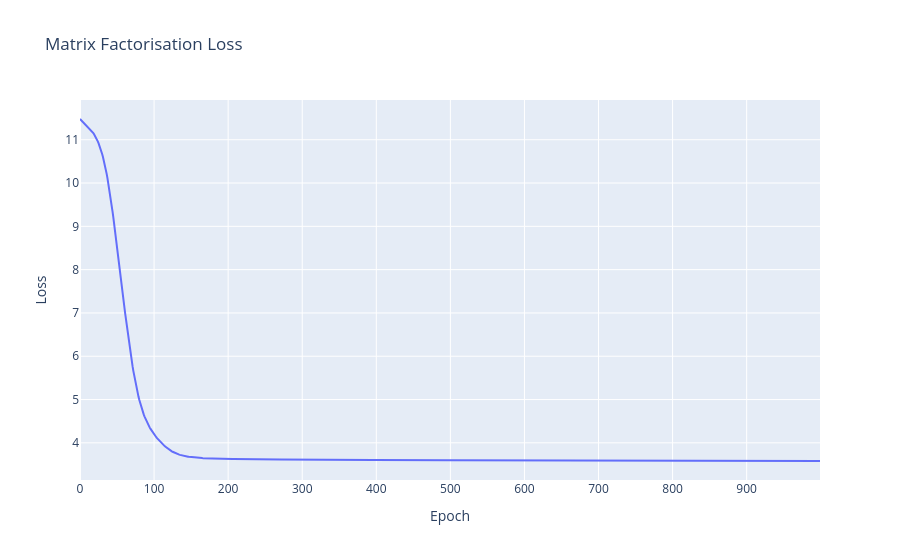

The notebook cell saved with this chart:
### Code cell
fig = go.Figure()
fig.add_trace(go.Scatter(y=loss_history, mode="lines", name="Training Loss"))
fig.update_layout(title="Matrix Factorisation Loss", xaxis_title="Epoch", yaxis_title="Loss")
fig.show()

### Figure 1 — Plotly figure (JSON) as saved in the notebook; plotly's stock layout.template omitted (floating-point values rounded to 4 significant figures; data arrays with more than 128 entries replaced by an {"elided": "..."} marker saying what was removed)
{"data": [{"mode": "lines", "name": "Training Loss", "type": "scatter", "y": {"elided": "1000 float values"}}], "layout": {"title": {"text": "Matrix Factorisation Loss"}, "xaxis": {"title": {"text": "Epoch"}}, "yaxis": {"title": {"text": "Loss"}}}}
